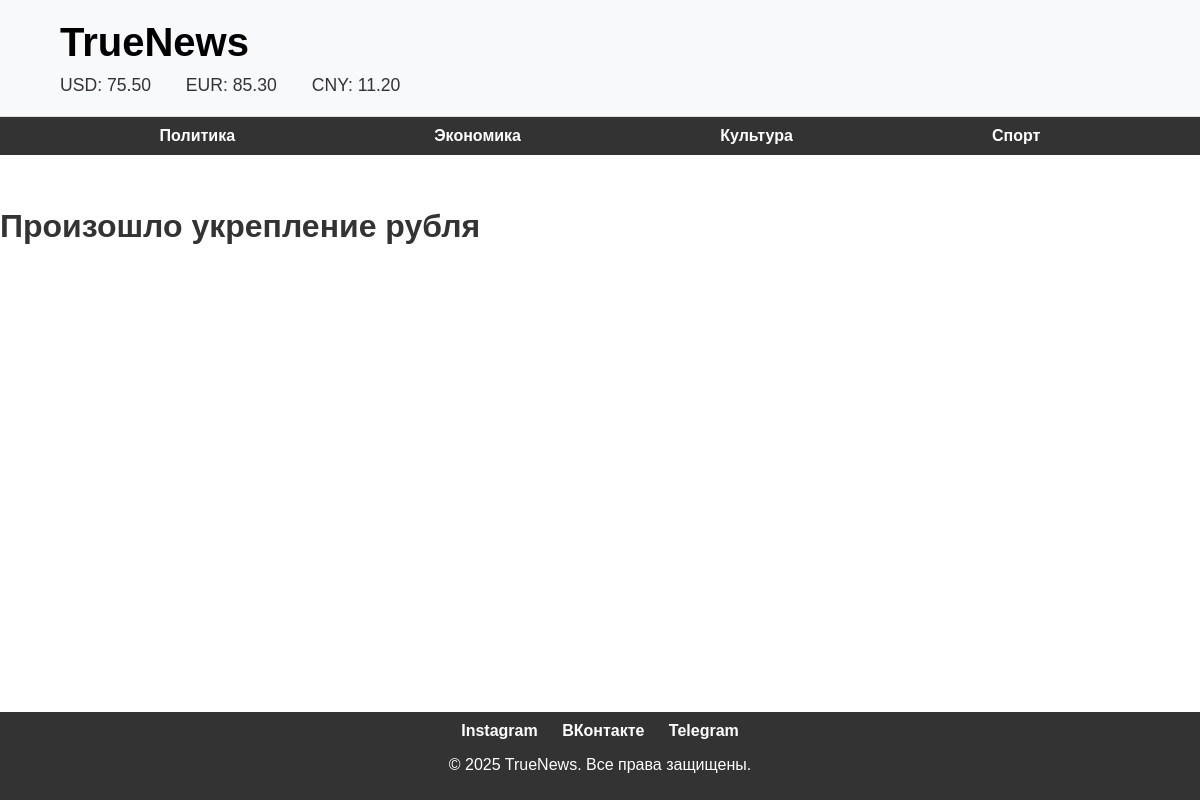
Page /post/slug-1/ on the committed database.
### news/models.py (models this page shows, shortened)
class Category(models.Model):
    name = models.CharField(max_length=100, db_index=True, unique=True)
    slug = models.SlugField(max_length=250, db_index=True)
    def get_absolute_url(self):
        return reverse('categories', kwargs={'categories_slug': self.slug})

class News(models.Model):   # Виджет, для лучшего понимания, заместо 0 и 1(False, True) DRAFT и PUBLISHED
    class Status(models.IntegerChoices):
        DRAFT = 0, 'Черновик-DRAFT'
        PUBLISHED = 1, 'Опубликовано-PUBLISHED'
    title = models.CharField(max_length=250, unique=True)
    content = models.TextField(blank=True)
    time_create = models.DateTimeField(auto_now_add=True)
    time_update = models.DateTimeField(auto_now=True)
    slug = models.SlugField(max_length=200, unique=True, db_index=True)
    is_published = models.BooleanField(choices=Status.choices, default=Status.DRAFT)
    categ = models.ForeignKey("Category", on_delete=models.PROTECT, related_name='categ')
    objects = models.Manager() # Чтобы objects можно было испозьзовать как и раньше
    published = PublishedManager()
    class Meta:
        ordering = ['-time_create'] # Порядок сортировки
        indexes = [
            models.Index(fields=['-time_create']) # Для ускарения поиска по индексу
        ]

### news/views.py (the view)
# urls.py: path('post/<slug:post_slug>/', views.show_post, name='post'),
def show_post(request, post_slug):
    post = get_object_or_404(News, slug=post_slug)
    data = {
        'post': post,
    }
    return render(request, 'news/post.html', data)

### news/context_processors.py (called while the page is built)
def categories(request):
    return {'categories': Category.objects.all()}

### news/templates/news/post.html
{% extends 'base.html' %}
{% block content %}
<p><h1>{{ post.content }}</h1></p>
{% endblock %}

### templates/base.html (shortened to what this page needs)
{% load static %}
<!DOCTYPE html>
<html lang="ru">
<head>
    <link rel="stylesheet" href='{% static "news/css/style.css"%}'>
</head>
<body>
    <header>
        <div class="container">
            <a href="{% url 'home' %}" class="logo-link" ><h1>TrueNews</h1></a>
            <div class="currency">
                <span>USD: <span id="usd">...</span></span>
                <span>EUR: <span id="eur">...</span></span>
                <span>CNY: <span id="cny">...</span></span>
            </div>
        </div>
    </header>
    <nav>
        <div class="container">
            <ul>
                {% for cat in categories %}
                <li><a href="{{ cat.get_absolute_url }}">{{ cat.name }}</a></li>
                {% endfor %}
            </ul>
        </div>
    </nav>
{% block content %} {% endblock %}
    <footer>
        <div class="container">
            <div class="social-links">
                <a href="https://instagram.com" target="_blank">Instagram</a>
                <a href="https://vk.com" target="_blank">ВКонтакте</a>
                <a href="https://telegram.org" target="_blank">Telegram</a>
            </div>
            <p>&copy; 2025 TrueNews. Все права защищены.</p>
        </div>
    </footer>
</body>
</html>

### news/static/news/css/style.css (style rules this page uses)
body { display: flex; flex-direction: column; min-height: 100vh; font-family: 'Libre Franklin', sans-serif; margin: 0; padding: 0; background-color: #ffffff; color: #333; }
.container { width: 90%; max-width: 1200px; margin: 0 auto; }
header { background-color: #f8f9fa; padding: 20px 0; border-bottom: 1px solid #ddd; }
header h1 { margin: 0; font-size: 2.5em; font-weight: 700; }
.currency { margin-top: 10px; font-size: 1.1em; }
.currency span { margin-right: 15px; }
nav { background-color: #333; color: #fff; padding: 10px 0; }
nav ul { list-style: none; padding: 0; margin: 0; display: flex; justify-content: space-around; }
nav ul li { display: inline; }
nav ul li a { color: #fff; font-weight: 700; }
footer { background-color: #333; color: #fff; padding: 10px; text-align: center; margin-top: auto; }
.social-links { margin-bottom: 10px; }
.social-links a { color: #fff; margin: 0 10px; font-weight: 700; }
a { text-decoration: none; }
.logo-link { color: #000; text-decoration: none; }

### rows in the picture
Category: name "Политика"
Category: name "Экономика"
Category: name "Культура"
Category: name "Спорт"
News: content "Произошло укрепление рубля"
